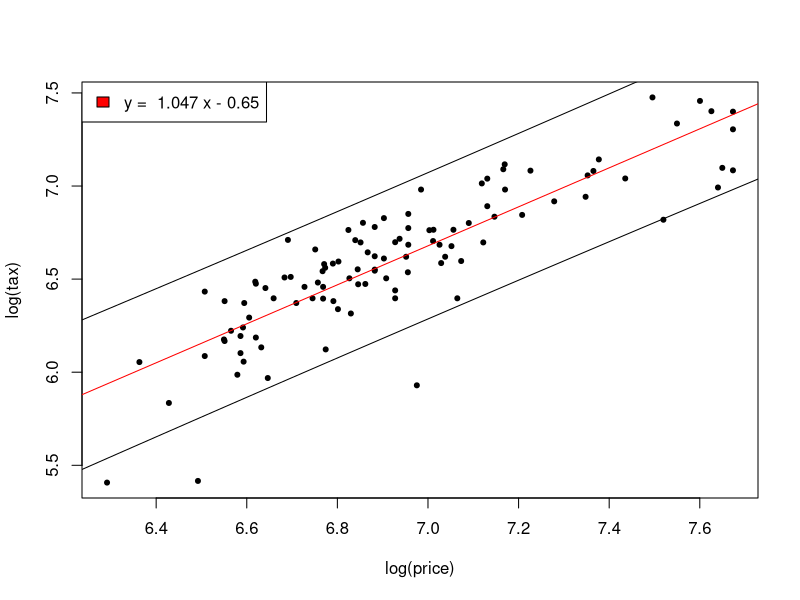
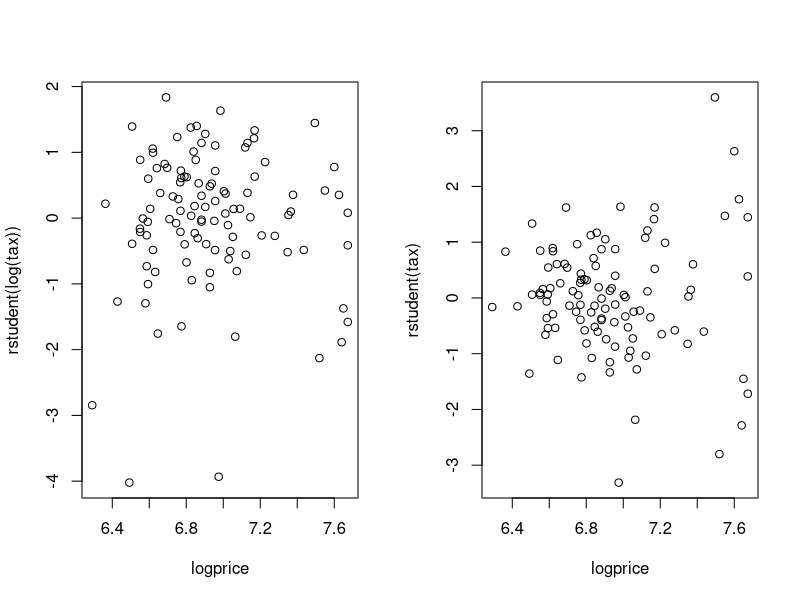
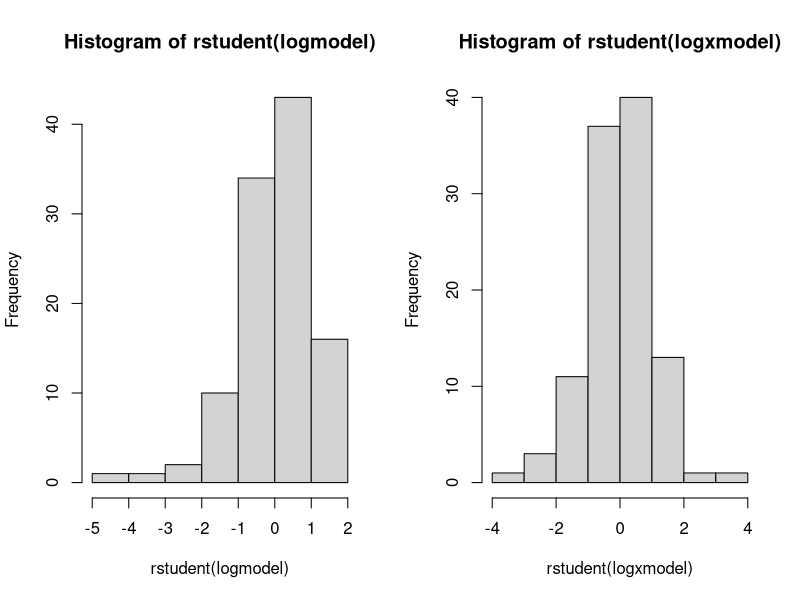
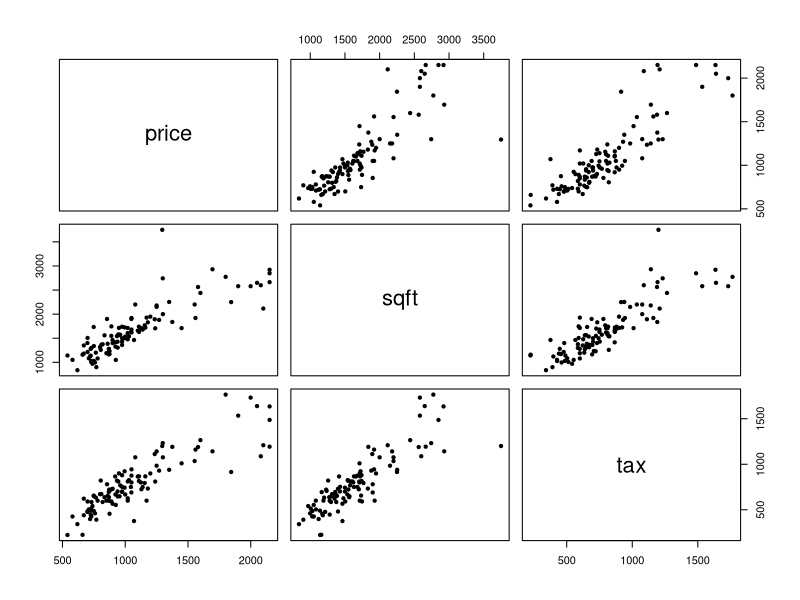
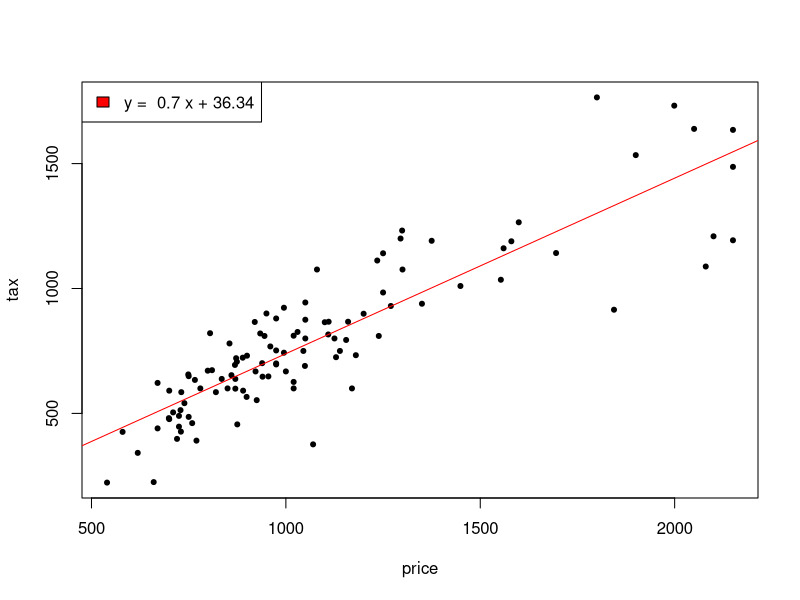
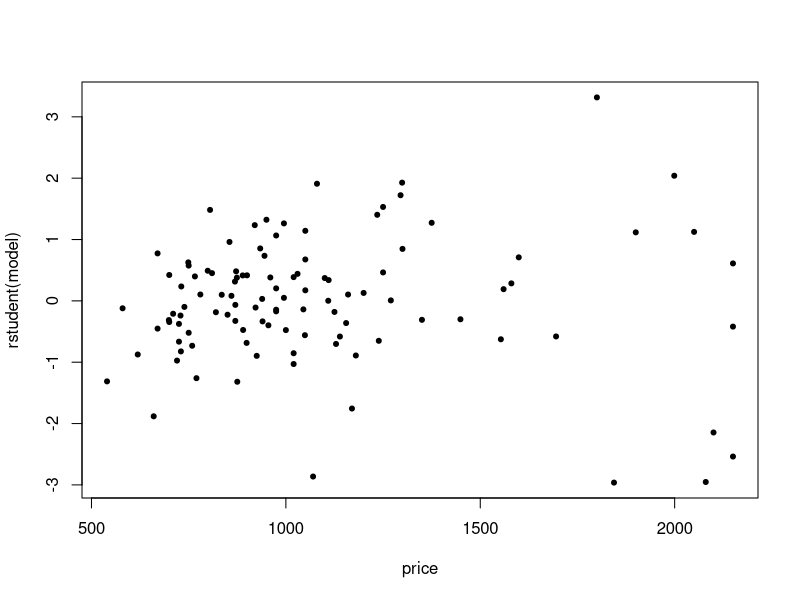
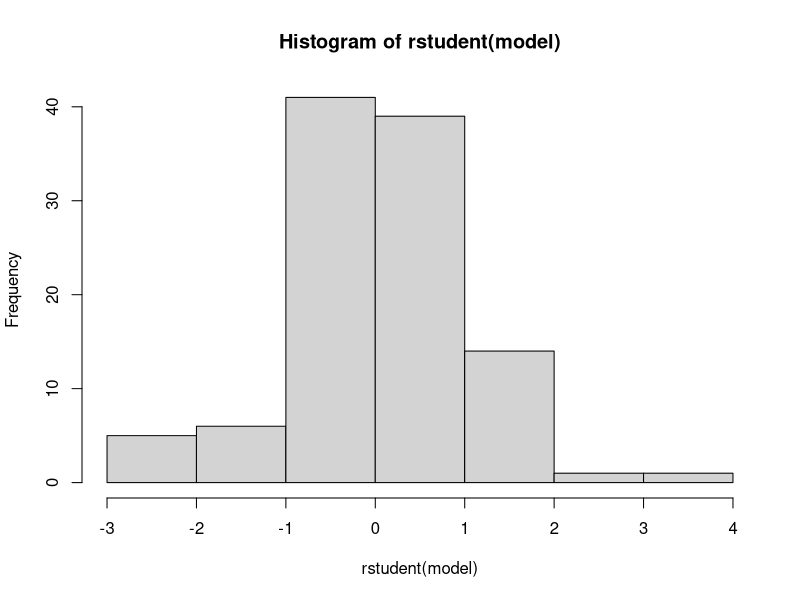
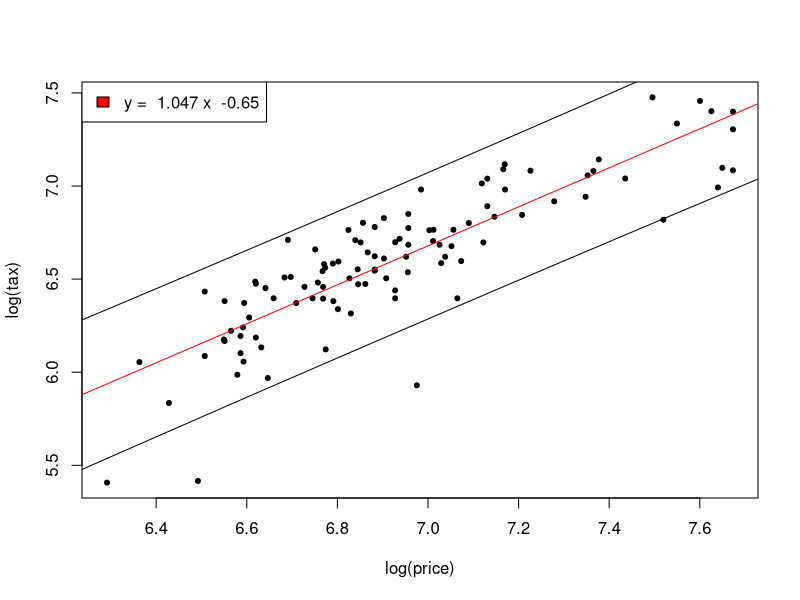

Here is the R script that generated these plots, in order: (Note: this script raises an error after producing the figures.)
setwd("~/Dropbox/Booth/Fall 2013/Regression/Data")
setwd("C:\\Users\\Jake\\Dropbox\\Booth\\Fall 2013\\Regression\\Data")

#1
housetax = read.csv("housetax.csv")
summary(housetax)
#plot(housetax$sqft, housetax$price,pch=20, xlab="sq ft", ylab="price")
png(filename="C:\\Users\\Jake\\Dropbox\\Booth\\Fall 2013\\Regression\\Homeworks\\Midterm\\1.1.png")
plot(housetax, pch=20)
dev.off()
#all three strong positive correlation, but all 3 have strong trumpeting toward the right- variance
#increases as values increase

#2
model = lm(tax~price, data=housetax)
png(filename="C:\\Users\\Jake\\Dropbox\\Booth\\Fall 2013\\Regression\\Homeworks\\Midterm\\2.1.png")
plot(housetax$price, housetax$tax,pch=20, xlab="price", ylab="tax")
abline(model, col="red")
legend("topleft", paste("y = ", round(model$coefficients[2], digits = 2), "x +", round(model$coefficients[1], digits=2)), fill="red")
dev.off()
summary(model)
#76% of variability explained by relationship, Pr(>|t|) << 0.05, high confidence in statistically significant
#relationship

#price in units of $100, tax in units of $1
#increase in price of $100 leads to an increase in tax of B1 (slope = rise / run)
#B1 = 0.70278, std error = 0.03782
qnorm(0.975, mean=0.70278, sd=0.03782)
qnorm(0.025, mean=0.70278, sd=0.03782)
confint(model)

#3
#lots of variance around the extreme right, trumpeting behavior- try log(y) transform
tax = housetax$tax
price = housetax$price
sqft = housetax$sqft
price2 = price^2
logtax = log(housetax$tax)
logprice = log(housetax$price)
logprice2 = logprice^2
logsqft = log(sqft)
sqft2 = sqft^2

sqftmodel = lm(tax~price + sqft)
logmodel = lm(logtax~logprice)
logxmodel = lm(tax~logprice)
logymodel = lm(logtax~price)
loglogsqftmodel = lm(logtax~logprice + logsqft)
logxlogsqftmodel = lm(tax~logprice + logsqft)
model = lm(tax~price, data=housetax)
logpolymodel = lm(logtax~logprice + logprice2)
logxpolymodel = lm(tax~logprice + logprice2)

logpolylogsqftmodel = lm(logtax~logprice + logprice2 + logsqft)
logxpolylogsqftmodel = lm(tax~logprice + logprice2 + logsqft)
polymodel = lm(tax~price + price2)
polysqftmodel = lm(tax~price + price2 + sqft)
polypolysqftmodel = lm(tax~price + price2 + sqft + sqft2)
polylogsqftmodel = lm(tax~price + price2 + logsqft)

png(filename="C:\\Users\\Jake\\Dropbox\\Booth\\Fall 2013\\Regression\\Homeworks\\Midterm\\3.1.png")
plot(price, rstudent(model), pch = 20)
dev.off()
png(filename="C:\\Users\\Jake\\Dropbox\\Booth\\Fall 2013\\Regression\\Homeworks\\Midterm\\3.2.png")
hist(rstudent(model))
dev.off()

png(filename="C:\\Users\\Jake\\Dropbox\\Booth\\Fall 2013\\Regression\\Homeworks\\Midterm\\3.3.png")
plot(log(housetax$price), log(housetax$tax), pch=20, xlab="log(price)", ylab="log(tax)")
abline(logmodel, col="red")
Xf <- data.frame(logprice=log(seq(1,3000,10)))
prediction = predict(logmodel, newdata=Xf, interval="prediction", se.fit=TRUE)
lines(Xf$logprice, matrix(prediction$fit[,2]))
lines(Xf$logprice, prediction$fit[,3])
legend("topleft", paste("y = ", round(logmodel$coefficients[2], digits = 4), "x ", round(logmodel$coefficients[1], digits=2)), fill="red")
dev.off()

png(filename="C:\\Users\\Jake\\Dropbox\\Booth\\Fall 2013\\Regression\\Homeworks\\Midterm\\3.4.png")
plot(log(housetax$price), housetax$tax, pch=20, xlab="log(price)", ylab="tax")
abline(logxmodel, col="red")
Xf <- data.frame(logprice=log(seq(1,3000,10)))
prediction = predict(logxmodel, newdata=Xf, interval="prediction", se.fit=TRUE)
lines(Xf$logprice, matrix(prediction$fit[,2]))
lines(Xf$logprice, prediction$fit[,3])
legend("topleft", paste("y = ", round(logxmodel$coefficients[2], digits = 4), "x -", abs(round(logxmodel$coefficients[1], digits=2))), fill="red")
dev.off()

plot(log(housetax$price), log(housetax$tax), pch=20, xlab="log(price)", ylab="log(tax)")
abline(logmodel, col="red")
Xf <- data.frame(logprice=log(seq(1,3000,10)))
prediction = predict(logmodel, newdata=Xf, interval="prediction", se.fit=TRUE)
lines(Xf$logprice, matrix(prediction$fit[,2]))
lines(Xf$logprice, prediction$fit[,3])
legend("topleft", paste("y = ", round(logmodel$coefficients[2], digits = 4), "x -", abs(round(logmodel$coefficients[1], digits=2))), fill="red")


summary(logmodel)
summary(model)
summary(logxmodel)

#//3.5, 3.6- by hand
par(mfrow=c(1,2))
plot(logprice, rstudent(logmodel), ylab="rstudent(log(tax))")
plot(logprice, rstudent(logxmodel), ylab="rstudent(tax)")
hist(rstudent(logmodel))
hist(rstudent(logxmodel))
par(mfrow=c(1,1))

png(filename="C:\\Users\\Jake\\Dropbox\\Booth\\Fall 2013\\Regression\\Homeworks\\Midterm\\3.7.png")
plot(housetax$price, housetax$tax, pch=20)
Xf <- data.frame(logprice=log(seq(1,3000,10)))
prediction = predict(logxmodel, newdata=Xf, interval="prediction", se.fit=TRUE)
lines(exp(Xf$logprice), matrix(prediction$fit[,2]))
lines(exp(Xf$logprice), prediction$fit[,3])
lines(exp(Xf$logprice), matrix(prediction$fit[,1]), col="red")
abline(originalmodel, col="green")
legend("topleft", c(
       paste("y = ", round(logxmodel$coefficients[2], digits = 4), "*log(x) ", round(logxmodel$coefficients[1], digits=2)),
       paste("y = ", round(model$coefficients[2], digits = 4), "x +", round(model$coefficients[1], digits=2))), 
       fill=c("red", "green"))
dev.off()


#4/5
png(filename="C:\\Users\\Jake\\Dropbox\\Booth\\Fall 2013\\Regression\\Homeworks\\Midterm\\4.1.png")
plot(log(housetax$price), housetax$tax, pch=20, xlab="log(price)", ylab="tax")
Xf <- data.frame(logprice=log(seq(1,3000,10)), logprice2=(log(seq(1,3000,10))^2))
prediction = predict(logxpolymodel, newdata=Xf, interval="prediction", se.fit=TRUE)
lines(Xf$logprice, matrix(prediction$fit[,2]))
lines(Xf$logprice, prediction$fit[,3])
lines(Xf$logprice, prediction$fit[,1], col="red")
legend("topleft", paste(
  "y = ", 
  round(logxpolymodel$coef[3], digits = 2), "x^2 ",
  (if(sign(logxpolymodel$coef[2]) == 1) "+" else "-"), abs(round(logxpolymodel$coef[2], digits = 2)), "x ",
  (if(sign(logxpolymodel$coef[1]) == 1) "+" else "-"), abs(round(logxpolymodel$coefficients[1], digits=2))
), fill = "red")
dev.off()

png(filename="C:\\Users\\Jake\\Dropbox\\Booth\\Fall 2013\\Regression\\Homeworks\\Midterm\\4.2.png")
plot(log(housetax$price), log(housetax$tax), pch=20, xlab="log(price)", ylab="log(tax)")
Xf <- data.frame(logprice=log(seq(1,3000,10)), logprice2=(log(seq(1,3000,10))^2))
prediction = predict(logpolymodel, newdata=Xf, interval="prediction", se.fit=TRUE)
lines(Xf$logprice, matrix(prediction$fit[,2]))
lines(Xf$logprice, prediction$fit[,3])
lines(Xf$logprice, prediction$fit[,1], col="red")
legend("topleft", paste(
  "y = ", 
  round(logpolymodel$coef[3], digits = 2), "x^2 ",
  (if(sign(logpolymodel$coef[2]) == 1) "+" else "-"), abs(round(logpolymodel$coef[2], digits = 2)), "x ",
  (if(sign(logpolymodel$coef[1]) == 1) "+" else "-"), abs(round(logpolymodel$coefficients[1], digits=2))
), fill = "red")
dev.off()

png(filename="C:\\Users\\Jake\\Dropbox\\Booth\\Fall 2013\\Regression\\Homeworks\\Midterm\\4.3.png")
plot(housetax$price, housetax$tax, pch=20)
Xf <- data.frame(price=seq(1,3000,10), price2=seq(1,3000,10)^2)
prediction = predict(polymodel, newdata=Xf, interval="prediction", se.fit=TRUE)
lines(Xf$price, matrix(prediction$fit[,2]))
lines(Xf$price, prediction$fit[,3])
lines(Xf$price, prediction$fit[,1], col="red")
legend("topleft", paste(
  "y = ", 
  round(polymodel$coef[3], digits = 8), "x^2 ",
  (if(sign(polymodel$coef[2]) == 1) "+" else "-"), abs(round(polymodel$coef[2], digits = 2)), "x ",
  (if(sign(polymodel$coef[1]) == 1) "+" else "-"), abs(round(polymodel$coefficients[1], digits=2))
), fill = "red")
dev.off()


summary(logxpolymodel)
summary(logpolymodel)
summary(polymodel)

par(mfrow=c(1,3))
plot(logprice, rstudent(logxpolymodel), pch=20)
plot(logprice, rstudent(logpolymodel), pch=20)
plot(price, rstudent(polymodel), pch=20)
hist(rstudent(logxpolymodel))
hist(rstudent(logpolymodel))
hist(rstudent(polymodel))
par(mfrow=c(1,1))

#6
par(mfrow=c(1,4))

summary(polymodel)
summary(sqftmodel)
summary(polysqftmodel)
summary(polypolysqftmodel)

hist(rstudent(polymodel))
hist(rstudent(sqftmodel))
hist(rstudent(polysqftmodel))
hist(rstudent(polypolysqftmodel))

plot(price, rstudent(polymodel))
plot(price, rstudent(sqftmodel))
plot(price, rstudent(polysqftmodel))
plot(price, rstudent(polypolysqftmodel))

par(mfrow=c(1,1))

#---------

plot(logprice, housetax$tax, pch=20)
Xf <- data.frame(logprice=log(seq(1,3000,10)))
prediction = predict(logxmodel, newdata=Xf, interval="prediction", se.fit=TRUE)
lines(Xf$logprice, matrix(prediction$fit[,2]))
lines(Xf$logprice, prediction$fit[,3])
lines(Xf$logprice, prediction$fit[,1], col="red")
summary(logxmodel)

plot(price, logtax, pch=20)
Xf <- data.frame(price=seq(1,3000,10))
prediction = predict(logymodel, newdata=Xf, interval="prediction", se.fit=TRUE)
lines(Xf$price, matrix(prediction$fit[,2]))
lines(Xf$price, prediction$fit[,3])
lines(Xf$price, prediction$fit[,1], col="red")
summary(logymodel)

#todo: frame the data x, y, logx, logy = 4x4 graph, interesting

plot(data.frame(price=price, tax=tax, logprice= logprice, logtax= logtax))
